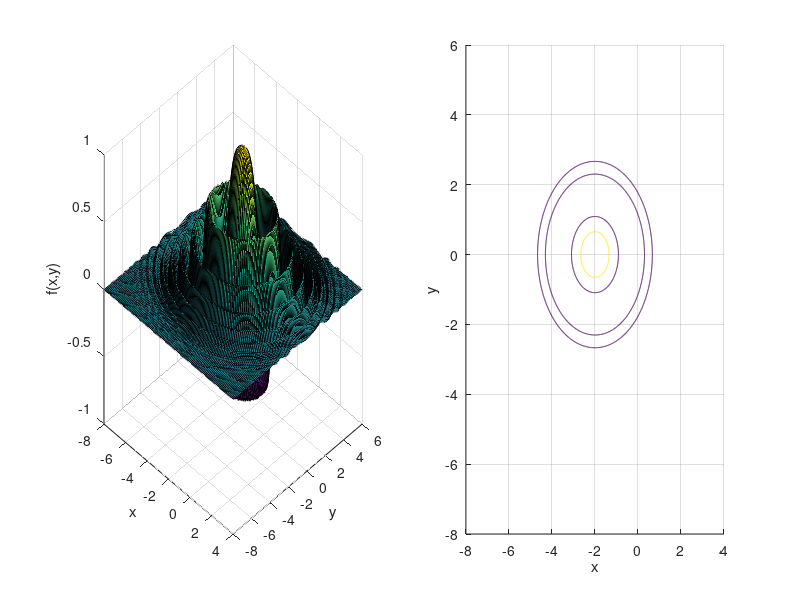

The MATLAB script that drew this image: (Note: this script raises an error after producing the figure.)
clear all;
z = @(x) x(1)^2 + x(2)^2 + 4*x(1) + 4;
costfunc = @(x) (-1) * (exp(-0.1 * z(x))*cos(z(x)));
%поиск глобального максимума
X = fminsearch(costfunc, [0 0]);
%исследование поведения функции в районе экстремума

figure('color','white');
subplot(1,2,1);
grid on; hold on;
x1 = -8:0.1:4; x2 = -8:0.1:6;
[X1,X2] = meshgrid(x1,x2);
Z = exp(-0.1 * (X1.^2 + X2.^2 + 4*X1 + 4)).*cos((X1.^2 + X2.^2 + 4*X1 + 4));
surf(X1,X2,Z);
view(45, 30);
xlabel("x"); ylabel("y"); zlabel("f(x,y)");

subplot(1,2,2);
grid on; hold on;
x1 = -8:0.01:4; x2 = -8:0.01:6;
[X1,X2] = meshgrid(x1,x2);
Z = exp(-0.1 * (X1.^2 + X2.^2 + 4*X1 + 4)).*cos((X1.^2 + X2.^2 + 4*X1 + 4));
contour(X1,X2,Z,[X(1) X(2) 20]);
xlabel("x"); ylabel("y");

fprintf("Максимум функции f(x,y) искался с начальной точки [0 0] и точки максимума (x_m,y_m) = (%.3f, %.3f) " + ...
    "и значение функции в этой точке: f(%.3f, %.3f)=%.3f\n",X(1),X(2),X(1),X(2),-costfunc(X));
